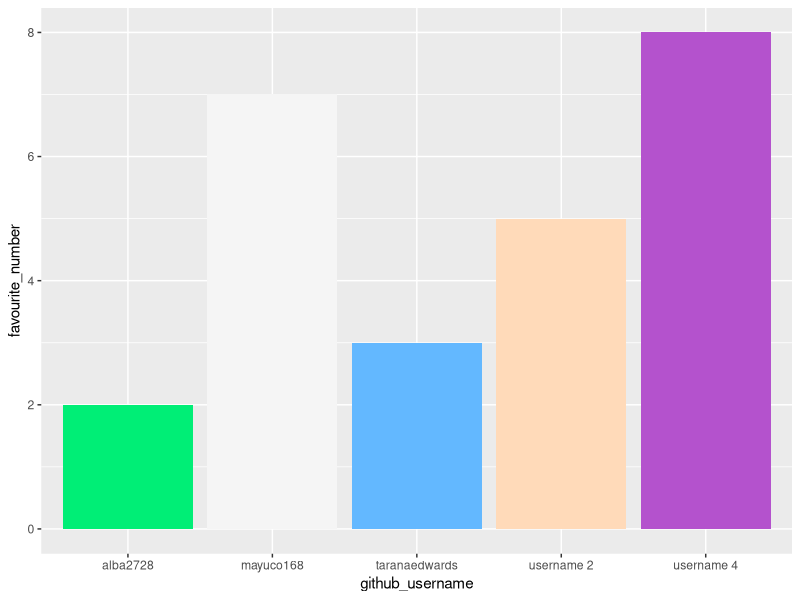
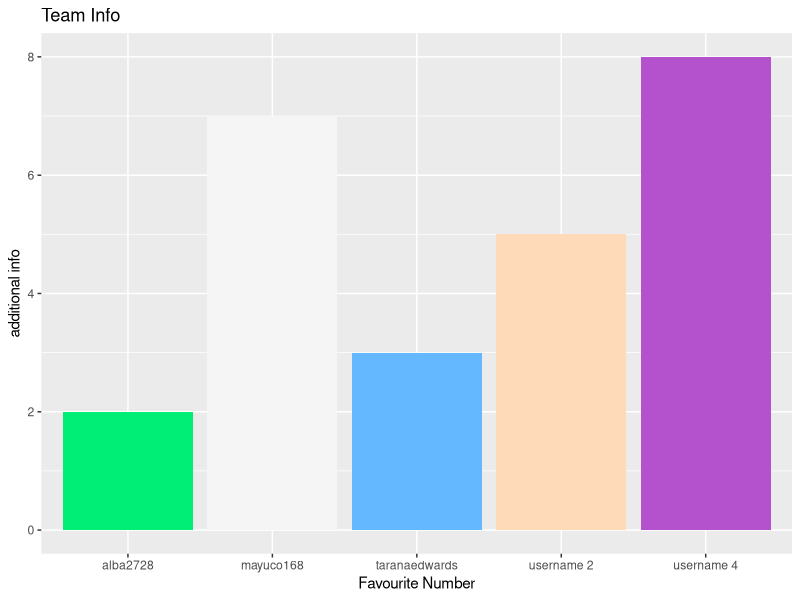
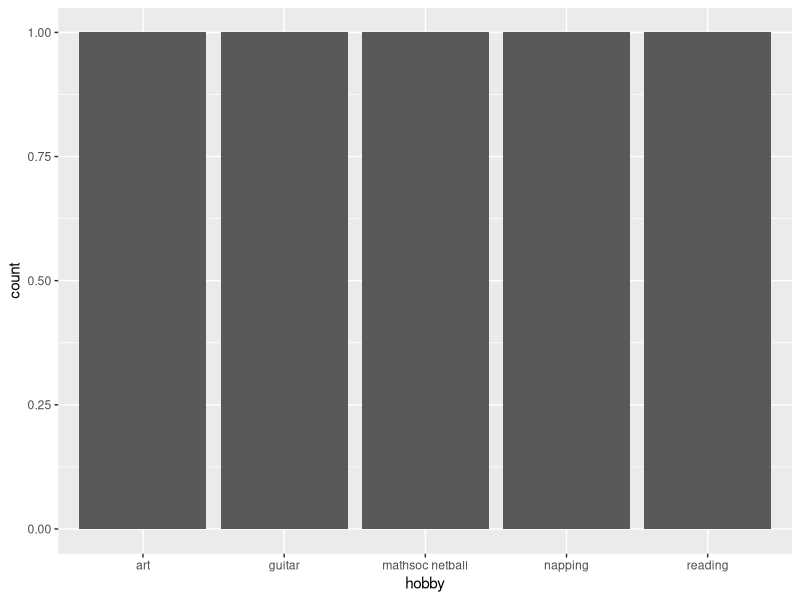

Write R code to recreate these figures, in order.
## ---- chunk 1
library(tidyverse) 
## ---- chunk 2
team_data <- tibble(
  name = c("alba", "tarana", "may", 
           "ada", "arshpreet"),
  github_username = c("alba2728", "taranaedwards", "username 2", 
                      "mayuco168", "username 4"), 
  colour = c("springgreen2", "steelblue1", "peachpuff1", 
             "whitesmoke", "mediumorchid3"),
  hobby = c("mathsoc netball", "napping", "reading", 
            "guitar", "art"),
  favourite_number = c(2, 3, 5, 7, 8)
  )

team_data
## ---- chunk 3
p1 <- ggplot(data = team_data, 
             mapping = aes(x = github_username, 
                           y = favourite_number,
                           fill = colour), 
             ) +
   geom_col() +
   scale_fill_identity()
p1
## ---- chunk 4
p1 + labs(x = "Favourite Number", 
          y = "additional info",
          title = "Team Info")
## ---- chunk 5
p2 <- ggplot(team_data, aes(x = hobby)) +
  geom_bar()
p2
